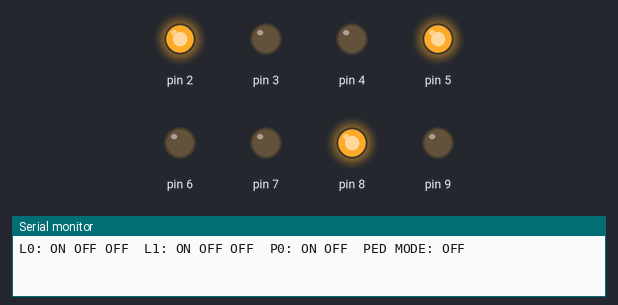
The sketch below on a simulated Arduino Uno, built with avr-gcc and run on an emulated ATmega328P. Parts: output pins drawn as LEDs (lit = HIGH), the last lines printed to the serial monitor.

Above: at 0.1 s.
At 20.1 s:
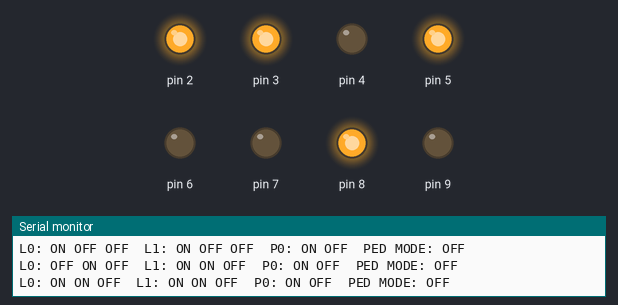
At 30.1 s:
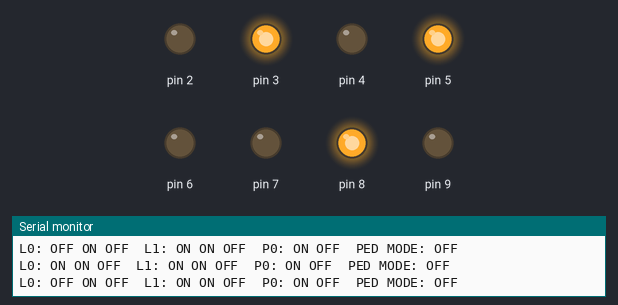
Timing chart, 0 to 33.5 s (numbered marks = the images above):
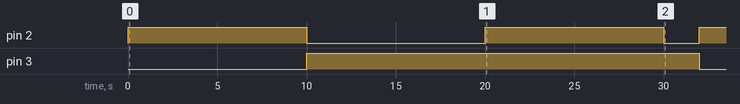

Measured:
- by itself, pin 2: HIGH → LOW at 10.0 s, → HIGH 10.0 s later, → LOW 10.0 s later, → HIGH 2.0 s later
- by itself, pin 3: LOW → HIGH at 10.0 s, → LOW 22.0 s later

The sketch:

pedestrian_junction.ino
```cpp
//various user-defined settings here

//pins for each of the traffic lights
#define T_RED_PINS {2, 5}
#define T_AMBER_PINS {3, 6}
#define T_GREEN_PINS {4, 7}

//pins for each of the pedestrian lights
#define P_RED_PINS {8}
#define P_GREEN_PINS {9}

//traffic light settings
#define T_TRANSITION_TIME 2000
#define T_GREEN_TIME 10000
#define T_RED_DELAY 2000
#define T_AMBER_FLASH_TIME 3000
#define T_AMBER_FLASH_INTERVAL 500

//pedestrian light settings
#define P_GREEN_TIME 10000
#define P_PED_DELAY 3000

//DO NOT EDIT BELOW THIS LINE

//The different states (can also be used as Light 'type')
#define NONE 0
#define RED 1
#define AMBER 2
#define GREEN 4
#define AMBER_FLASHING 8
#define GREEN_FLASHING 9

#define BIT_MASKS {RED, AMBER, GREEN}

#define ON true
#define OFF false

unsigned long now = millis(); //a variable holding the current time

#define NOW now //defining the current time as something ('now' will be updated in the mainloop. This is to try to reduce the number of 'millis' calls in the program)

//Macro functions
#define DELTA_TIME(from) (NOW - from) //a macro to calculate the difference between the current time and another time
#define ON_STR(a) (a ? "ON" : "OFF") //creates a string expression of a boolean value a in terms of "ON" (true) or "OFF" (false)
#define RED_LIGHT(light, p) light.pin = p; light.on = false; light.type = RED; //a macro to define a light as RED
#define AMBER_LIGHT(light, p) light.pin = p; light.on = false; light.type = AMBER; //a macro to define a light as AMBER
#define GREEN_LIGHT(light, p) light.pin = p; light.on = false; light.type = GREEN; //a macro to define a light as GREEN

//a physical light
typedef struct Light {
  byte pin; //the pin of the light
  byte type; //the type of the light (RED, AMBER, GREEN)
  boolean on; //is it on?
} Light;

//create a struct that will hold details about a traffic light
typedef struct TrafficLight {
  Light lights[3]; //an array of three physical lights

  byte state; //the current state of the traffic light

  //these are both used as timers
  unsigned long last_update; //a timestamp of the last transition (or "update")
  unsigned long last_flash_update; //a timestamp of the last flash

  long transition_time; //the time between transitions (only for amber - green and green - amber)
  long green_time; //how long to stay green for
  long red_delay; //a delay before the red light switches to amber
  long amber_flash_interval; //how long between each flash (time between on - off and off - on)
  long amber_flash_time; //how long to flash for (to safely let the pedestrian cross :) )
} TrafficLight;

typedef struct PedestrianLight {
  Light lights[2]; //an array of two physical lights

  byte state; //initial pedestrian state (usually RED)

  unsigned long last_update; //a timestamp of the last transition (or "update")
  long ped_delay; //a delay between when the traffic lights go red and when the pedestrian light turns green
  long green_time; //how long to stay green for

  boolean button_pressed; //is the pedestrian button pressed?
} PedestrianLight;

//a TJunction definition
typedef struct TJunction {
  TrafficLight *traffic_lights; //two traffic lights (array)
  PedestrianLight *ped_lights; //one pedestrian light (array) (might add more in the future)

  byte active_traffic_light_id; //index of the active traffic light
  TrafficLight *active_traffic_light; //active traffic light

  byte active_ped_light_id; //index of the active pedestrian light
  PedestrianLight *active_ped_light; //active pedestrian light

  boolean ped_mode; //is pedestrian mode enabled (i.e. has the pedestrian light sequence started)
} TJunction;

//a function that initialises a traffic light
TrafficLight initTrafficLight(int red_pin, int amber_pin, int green_pin, int transition_time, int green_time, int red_delay, int amber_flash_time, int amber_flash_interval) {
  //creates a traffic light
  TrafficLight traffic_light;

  //uses some macros to define the type of each light
  RED_LIGHT(traffic_light.lights[0], red_pin);
  AMBER_LIGHT(traffic_light.lights[1], amber_pin);
  GREEN_LIGHT(traffic_light.lights[2], green_pin);

  traffic_light.state = RED; //the initial state of the traffic light
  traffic_light.last_update = 0; //no update has been done yet, so 0
  traffic_light.last_flash_update = 0; //no flash has been done yet, so 0
  traffic_light.transition_time = transition_time; //the time between transitions (only for amber - green and green - amber)
  traffic_light.green_time = green_time; //how long to stay green for
  traffic_light.red_delay = red_delay; //a delay before the red light switches to amber
  traffic_light.amber_flash_interval = amber_flash_interval; //how long between each flash (time between on - off and off - on)
  traffic_light.amber_flash_time = amber_flash_time; //how long to flash for (to safely let the pedestrian cross :) )

  //turn the pins on
  pinMode(red_pin, OUTPUT);
  pinMode(amber_pin, OUTPUT);
  pinMode(green_pin, OUTPUT);

  return traffic_light; //return the traffic light
}

//a function that initialises a pedestrian light
PedestrianLight initPedestrianLight(int red_pin, int green_pin, int green_time, int ped_delay) {
  PedestrianLight ped_light;

  //uses some macros to define the type of each light
  RED_LIGHT(ped_light.lights[0], red_pin);
  GREEN_LIGHT(ped_light.lights[1], green_pin);

  ped_light.state = RED; //initial pedestrian state (usually RED)
  ped_light.last_update = 0; //no update has been done yet so 0
  ped_light.green_time = green_time; //how long to stay green for
  ped_light.ped_delay = ped_delay; //a delay between when the traffic lights go red and when the pedestrian light turns green
  ped_light.button_pressed = false; //is the button on the pedestrian traffic light pressed

  //turn on the pins
  pinMode(red_pin, OUTPUT);
  pinMode(green_pin, OUTPUT);

  return ped_light; //return the pedestrian light
}

TJunction initTJunction(TrafficLight traffic_lights[2], PedestrianLight ped_lights[1]) {
  TJunction t_junction;

  t_junction.ped_mode = false; //set junction pedestrian mode to false

  t_junction.traffic_lights = traffic_lights;
  t_junction.ped_lights = ped_lights;

  //set the current active traffic light
  t_junction.active_traffic_light_id = 0; //the active traffic light index in the 'traffic_lights' array
  t_junction.active_traffic_light = &t_junction.traffic_lights[0]; //a reference to first element in the 'traffic_lights' array

  //set the current active pedestrian light
  t_junction.active_ped_light_id = 0; //the active pedestrian light index in the 'ped_lights' array
  t_junction.active_ped_light = &t_junction.ped_lights[0]; //a reference to first element in the 'ped_lights' array

  return t_junction; //return the junction
}

//a function that checks if a traffic light should flash at all
boolean shouldTrafficLightFlash(TrafficLight *tL) {
  return tL->state == AMBER_FLASHING && //are we in the AMBER_FLASHING state?
         NOW - tL->last_flash_update >= tL->amber_flash_interval && //has the amber_flash_interval time elapsed since we last flashed?
         NOW - tL->last_update <= tL->amber_flash_time; //are we also within the allowed time to keep flashing?
}

//a function to set turn a Light on or off
void setLight(Light *l, boolean on) {
  digitalWrite(l->pin, on ? HIGH : LOW); //get the pin number from the light, set it to ON or OFF
  l->on = on; //store a record of whether the light is ON or OFF
}

//a function to turn an array of lights ON or OFF, given some flags
void setLights(Light *lArray, size_t len, byte flags) {
  if (flags == NONE) { //if no flags are set, we can just turn all the lights off
    for (int i = 0; i < len; i++) {
      setLight((lArray + i), OFF);
    }
  } else {
    int masks[] = BIT_MASKS; //load the bitmasks already, rather than generating them
    for (int i = 0; i < len; i++) { //loop through all the lights
      Light *light = (lArray + i); //get a reference to a Light

      for (int j = 0; j < 3; j++) { //loop through the bit masks
        byte mask = masks[j]; //get a bitmask at index 'j'
        if (light->type == mask) { //if the mask matches the type of light, we can begin :)
          setLight(light, flags & mask); //turn the light ON or OFF depending on whether the flag is set
        }
      }
    }
  }
}

//a function to print the status of each light in an array. It outputs either ON or OFF.
void printLightsStatus(Light *tLArray, size_t len) {
  for (int i = 0; i < len; i++) {
    Serial.print(ON_STR((tLArray + i)->on));
    Serial.print(" ");
  }
}

//a function to print the status of a traffic light
void printTrafficLight(TrafficLight *tL, int index) {
  Serial.print("L");
  Serial.print(index);
  Serial.print(": ");
  printLightsStatus(tL->lights, 3);
}

//a function to print the statuc of a pedestrian light
void printPedLight(PedestrianLight *pL, int index) {
  Serial.print("P");
  Serial.print(index);
  Serial.print(": ");
  printLightsStatus(pL->lights, 2);
}

//a function to print the status of the junction
void printJunction(TJunction *tJ) {
  TrafficLight *traffic_lights = tJ->traffic_lights; //get a reference to the traffic lights
  PedestrianLight *ped_lights = tJ->ped_lights; //get a reference to the pedestrian lights

  //loop through the traffic lights
  for (int i = 0; i < 2; i++) {
    printTrafficLight(traffic_lights + i, i); //print the status of the traffic light at i
    Serial.print(" ");
  }

  //loop through the pedestrian lights
  for (int i = 0; i < 1; i++) {
    printPedLight(ped_lights + i, i); //print the status of the pedestrian light at i
    Serial.print(" ");
  }

  Serial.print("PED MODE: ");
  Serial.print(ON_STR(tJ->ped_mode));

  Serial.println();
}

//a function to turn a light OFF if it is ON, and vice versa
void flipLight(Light *light) {
  if (light->on)
    setLight(light, OFF);
  else
    setLight(light, ON);
}

//a function that takes an array of lights, the num of lights there are, and a state, and turns the lights ON or OFF corresponding to the state
void updateLights(Light *lights, size_t num_of_lights, byte state) {
  switch (state) {
    case RED: setLights(lights, num_of_lights, RED); break;
    case AMBER | RED: setLights(lights, num_of_lights, RED | AMBER); break; //only for traffic lights
    case AMBER: setLights(lights, num_of_lights, AMBER); break; //only for traffic lights
    case GREEN: setLights(lights, num_of_lights, GREEN); break;
    case AMBER_FLASHING: //only for traffic lights
      flipLight(&lights[1]);
      break;
    case GREEN_FLASHING:
      flipLight(&lights[1]);
      break;
  }
}

//a function to set the next state of a traffic light, using it's current state
void nextTrafficLightState(TrafficLight *tL) {
  byte *state_p = &tL->state;
  switch (*state_p) {
    case RED: *state_p = AMBER | RED; break;
    case AMBER | RED: *state_p = GREEN; break;
    case GREEN: *state_p = AMBER; break;
    case AMBER_FLASHING: *state_p = GREEN; break;
    case AMBER: *state_p = RED; break;
  }
}

//a function to set the next state of a pedestrian light, using it's current state
void nextPedLightState(PedestrianLight *pL) {
  byte *state_p = &pL->state;
  switch (*state_p) {
    case RED: *state_p = GREEN; break;
    case GREEN: *state_p = GREEN_FLASHING; break;
    case GREEN_FLASHING: *state_p = RED; break;
  }
}

//a function to handle the flashing of traffic and pedestrian lights
void handleFlashing(TJunction *tJ) {
  //get references to current traffic and pedestrian lights
  TrafficLight *tL = tJ->active_traffic_light;
  PedestrianLight *pL = tJ->active_ped_light;

  tL->last_flash_update = NOW; //update the flash timer

  //this is where we actually update the LED states
  updateLights(pL->lights, 2, pL->state);
  updateLights(tL->lights, 3, tL->state);

  //print information about the pedestrian light
  printPedLight(pL, 0);
  Serial.println();
}

boolean handlePedestrianLight(TJunction *tJ) {
  TrafficLight *traffic_light = tJ->active_traffic_light;
  PedestrianLight *ped_light = tJ->active_ped_light;

  if ((ped_light->button_pressed || tJ->ped_mode) && traffic_light->state == RED) { //checks if the pedestrian light is pressed, and both traffic lights are RED (can just check the active one, since if the active one is RED, both are RED)
    if (ped_light->button_pressed) { //if button pressed
      ped_light->button_pressed = false; //make the button unpressed
      ped_light->last_update = NOW; //reset the pedestrian update timer
      tJ->ped_mode = true; //set the junction in pedestrian mode
    }

    long delta_time = DELTA_TIME(ped_light->last_update); //get the delta time since the last update
    if (ped_light->state == RED && delta_time >= ped_light->ped_delay) { //if the current state is RED and waited past the pedestrian delay (probably a few seconds)
      nextPedLightState(ped_light); //go to the next ped light state (GREEN)
      updateLights(ped_light->lights, 2, ped_light->state); //turn on the LEDs according to the state (GREEN)

      printPedLight(ped_light, 0);//output information about the pedestrian light
      Serial.println();
    } else if (ped_light->state == GREEN && delta_time >= ped_light->green_time) { //otherwise, if the current state is GREEN and we've waited past the GREEN wait time, we're gonna start flashing GREEN
      traffic_light->state = AMBER_FLASHING; //set the current active traffic light state to AMBER_FLASHING
      traffic_light->last_update = NOW; //reset the traffic light timer as this is what we'll use to check when the lights should transition

      nextPedLightState(ped_light); //go to the next pedestrian light state (GREEN_FLASHING)

      tJ->ped_mode = false; //we're no longer in pedestrian mode
    }

    return true; //return true if we're in pedestrian mode
  }

  return false; //otherwise return false
}

//a function that checks if the traffic light should transition to the next state,
boolean shouldTrafficLightTransition(TrafficLight *tL) {
  long delta_time = DELTA_TIME(tL->last_update); //get the time difference from the last transition
  byte state = tL->state; //the current state of the traffic light

  if (state == RED && delta_time >= tL->red_delay) { //checking if we can transition from RED
    return true;
  }

  if ((state == (AMBER | RED) || state == AMBER) && delta_time >= tL->transition_time) { //checking if we can transition from AMBER or AMBER and RED
    return true;
  }

  if (state == GREEN && delta_time >= tL->green_time) { //checking if we can transition from GREEN
    return true;
  }

  if (state == AMBER_FLASHING && delta_time >= tL->amber_flash_time) { //checking if we can transition from AMBER FLASHING
    return true;
  }

  return false; //we can't transition from anything yet
}

//a function to set the current active traffic light to the next one in the array
void nextLight(TJunction *tJ) {
  ++tJ->active_traffic_light_id %= 2; //we increase the current traffic light index, and use modulo to make sure we do not go above 2

  tJ->active_traffic_light = &tJ->traffic_lights[tJ->active_traffic_light_id]; //we set the active traffic light to the next one using the index that we update above
  tJ->active_traffic_light->last_update = NOW; //we update the transition timer for the traffic light
}

//a function to handle the transition of the junction
void handleTransition(TJunction *tJ) {
  TrafficLight *active_traffic_light = tJ->active_traffic_light;
  PedestrianLight *active_ped_light = tJ->active_ped_light;

  //make the pedestrian light next if it isn't already
  if (active_ped_light->state != RED) {
    active_ped_light->state = RED;
    updateLights(active_ped_light->lights, 2, active_ped_light->state); //turn on/off lights corresponding to state (in this case RED)
  }

  nextTrafficLightState(active_traffic_light); //go to the next traffic light state
  updateLights(active_traffic_light->lights, 3, active_traffic_light->state); //turn on/off lights corresponding to traffic light state
  active_traffic_light->last_update = NOW; //set the last transition time to now

  printJunction(tJ); //print information about the junction

  if (active_traffic_light->state == RED) { //if the current state is RED (in other words, if we have just transitioned to RED)
    nextLight(tJ); //go to the next traffic light
  }
}

//a function to move the state of a junction forward, if it needs to
void tickJunction(TJunction *tJ) {
  if (handlePedestrianLight(tJ)) //if we did some stuff in pedestrian mode
    return; //don't continue

  if (shouldTrafficLightTransition(tJ->active_traffic_light)) { //if we should transition to the next traffic light state
    handleTransition(tJ); //handle the transition to the next state
  } else if (shouldTrafficLightFlash(tJ->active_traffic_light)) { //otherwise, we may need to flash AMBER for the traffic lights, and GREEN for the pedestrian lights
    handleFlashing(tJ); //handle flashing
  }
}

TJunction t_junction;

void setup() {
  Serial.begin(9600);

  int t_reds[2] = T_RED_PINS;
  int t_ambers[2] = T_AMBER_PINS;
  int t_greens[2] = T_GREEN_PINS;

  int p_reds[] = P_RED_PINS;
  int p_greens[] = P_GREEN_PINS;

  //allocate two traffic lights
  TrafficLight t_lights[2];

  //allocate one pedestrian light
  PedestrianLight p_lights[1];

  //here we initialise two traffic lights for the junction
  for (int i = 0; i < 2; i++) {
    t_lights[i] = initTrafficLight(t_reds[i], t_ambers[i], t_greens[i], T_TRANSITION_TIME, T_GREEN_TIME, T_RED_DELAY, T_AMBER_FLASH_TIME, T_AMBER_FLASH_INTERVAL);
    updateLights(t_lights[i].lights, 3, RED); //turn on the LEDS corresponding to state (RED)
  }

  //here we initialise one pedestrian light for the junction (it's in a loop as this code may support more in the future)
  for (int i = 0; i < 1; i++) {
    p_lights[i] = initPedestrianLight(p_reds[i], p_greens[i], P_GREEN_TIME, P_PED_DELAY);
    updateLights(p_lights[i].lights, 2, RED); //turn on the LEDS corresponding to state (RED)
  }

  //the junction data
  t_junction = initTJunction(t_lights, p_lights);

  //print the initial state of the junction
  printJunction(&t_junction);
}

void loop() {
  //set 'now' to the current time
  now = millis();

  if (Serial.read() > 0) { //if something has been input into the console
    t_junction.ped_lights[0].button_pressed = true; //this equates to a button being pressed on the first pedestrian light (may add more in the future)
  }

  tickJunction(&t_junction); //update the junction if needed
}
```
